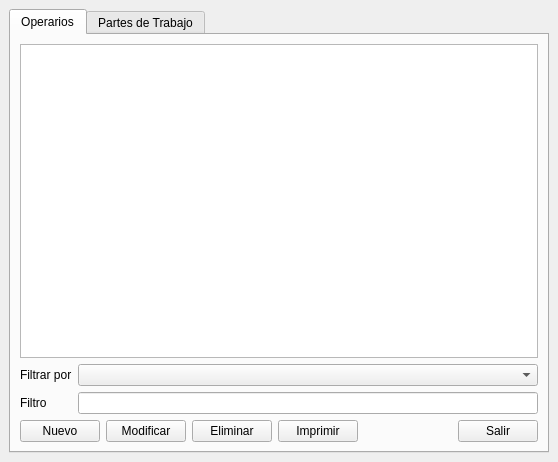
<?xml version="1.0" encoding="UTF-8"?>
<ui version="4.0">
 <class>OperariosPartes</class>
 <widget class="QMainWindow" name="OperariosPartes">
  <property name="geometry">
   <rect>
    <x>0</x>
    <y>0</y>
    <width>558</width>
    <height>462</height>
   </rect>
  </property>
  <widget class="QWidget" name="centralwidget">
   <layout class="QVBoxLayout" name="verticalLayout">
    <item>
     <widget class="QTabWidget" name="tabOperariosPartes">
      <property name="currentIndex">
       <number>0</number>
      </property>
      <widget class="QWidget" name="tabOperario">
       <attribute name="title">
        <string>Operarios</string>
       </attribute>
       <layout class="QVBoxLayout" name="verticalLayout_2">
        <item>
         <widget class="QTableWidget" name="tableOperarios">
          <property name="editTriggers">
           <set>QAbstractItemView::NoEditTriggers</set>
          </property>
          <property name="alternatingRowColors">
           <bool>true</bool>
          </property>
          <property name="selectionMode">
           <enum>QAbstractItemView::SingleSelection</enum>
          </property>
          <property name="selectionBehavior">
           <enum>QAbstractItemView::SelectRows</enum>
          </property>
         </widget>
        </item>
        <item>
         <layout class="QGridLayout" name="gridLayoutOp">
          <item row="0" column="0">
           <widget class="QLabel" name="label_3">
            <property name="text">
             <string>Filtrar por</string>
            </property>
           </widget>
          </item>
          <item row="0" column="1">
           <widget class="QComboBox" name="cbFiltroOp"/>
          </item>
          <item row="1" column="0">
           <widget class="QLabel" name="label_4">
            <property name="text">
             <string>Filtro</string>
            </property>
           </widget>
          </item>
          <item row="1" column="1">
           <widget class="QLineEdit" name="edtFiltroOp"/>
          </item>
         </layout>
        </item>
        <item>
         <layout class="QHBoxLayout" name="horizontalLayoutOp">
          <item>
           <widget class="QPushButton" name="btnNuevaOp">
            <property name="text">
             <string>Nuevo</string>
            </property>
           </widget>
          </item>
          <item>
           <widget class="QPushButton" name="btnModificarOp">
            <property name="text">
             <string>Modificar</string>
            </property>
           </widget>
          </item>
          <item>
           <widget class="QPushButton" name="btnEliminarOp">
            <property name="text">
             <string>Eliminar</string>
            </property>
           </widget>
          </item>
          <item>
           <widget class="QPushButton" name="btnImprimirOp">
            <property name="text">
             <string>Imprimir</string>
            </property>
           </widget>
          </item>
          <item>
           <spacer name="horizontalSpacerOp">
            <property name="orientation">
             <enum>Qt::Horizontal</enum>
            </property>
            <property name="sizeHint" stdset="0">
             <size>
              <width>40</width>
              <height>20</height>
             </size>
            </property>
           </spacer>
          </item>
          <item>
           <widget class="QPushButton" name="btnSalirOp">
            <property name="text">
             <string>Salir</string>
            </property>
           </widget>
          </item>
         </layout>
        </item>
       </layout>
      </widget>
      <widget class="QWidget" name="tabParte">
       <attribute name="title">
        <string>Partes de Trabajo</string>
       </attribute>
       <layout class="QVBoxLayout" name="verticalLayout_3">
        <item>
         <widget class="QTableWidget" name="tablePartes">
          <property name="editTriggers">
           <set>QAbstractItemView::NoEditTriggers</set>
          </property>
          <property name="alternatingRowColors">
           <bool>true</bool>
          </property>
          <property name="selectionMode">
           <enum>QAbstractItemView::SingleSelection</enum>
          </property>
          <property name="selectionBehavior">
           <enum>QAbstractItemView::SelectRows</enum>
          </property>
         </widget>
        </item>
        <item>
         <layout class="QGridLayout" name="gridLayoutPT">
          <item row="0" column="0">
           <widget class="QLabel" name="label_5">
            <property name="text">
             <string>Filtrar por</string>
            </property>
           </widget>
          </item>
          <item row="0" column="1">
           <widget class="QComboBox" name="cbFiltroPT"/>
          </item>
          <item row="1" column="0">
           <widget class="QLabel" name="label_6">
            <property name="text">
             <string>Filtro</string>
            </property>
           </widget>
          </item>
          <item row="1" column="1">
           <widget class="QLineEdit" name="edtFiltroPT"/>
          </item>
         </layout>
        </item>
        <item>
         <layout class="QHBoxLayout" name="horizontalLayoutPT">
          <item>
           <widget class="QPushButton" name="btnNuevaPT">
            <property name="text">
             <string>Nuevo</string>
            </property>
           </widget>
          </item>
          <item>
           <widget class="QPushButton" name="btnModificarPT">
            <property name="text">
             <string>Modificar</string>
            </property>
           </widget>
          </item>
          <item>
           <widget class="QPushButton" name="btnEliminarPT">
            <property name="text">
             <string>Eliminar</string>
            </property>
           </widget>
          </item>
          <item>
           <widget class="QPushButton" name="btnImprimirPT">
            <property name="text">
             <string>Imprimir</string>
            </property>
           </widget>
          </item>
          <item>
           <spacer name="horizontalSpacerPT">
            <property name="orientation">
             <enum>Qt::Horizontal</enum>
            </property>
            <property name="sizeHint" stdset="0">
             <size>
              <width>40</width>
              <height>20</height>
             </size>
            </property>
           </spacer>
          </item>
          <item>
           <widget class="QPushButton" name="btnSalirPT">
            <property name="text">
             <string>Salir</string>
            </property>
           </widget>
          </item>
         </layout>
        </item>
       </layout>
      </widget>
     </widget>
    </item>
   </layout>
  </widget>
 </widget>
 <resources/>
 <connections/>
</ui>
